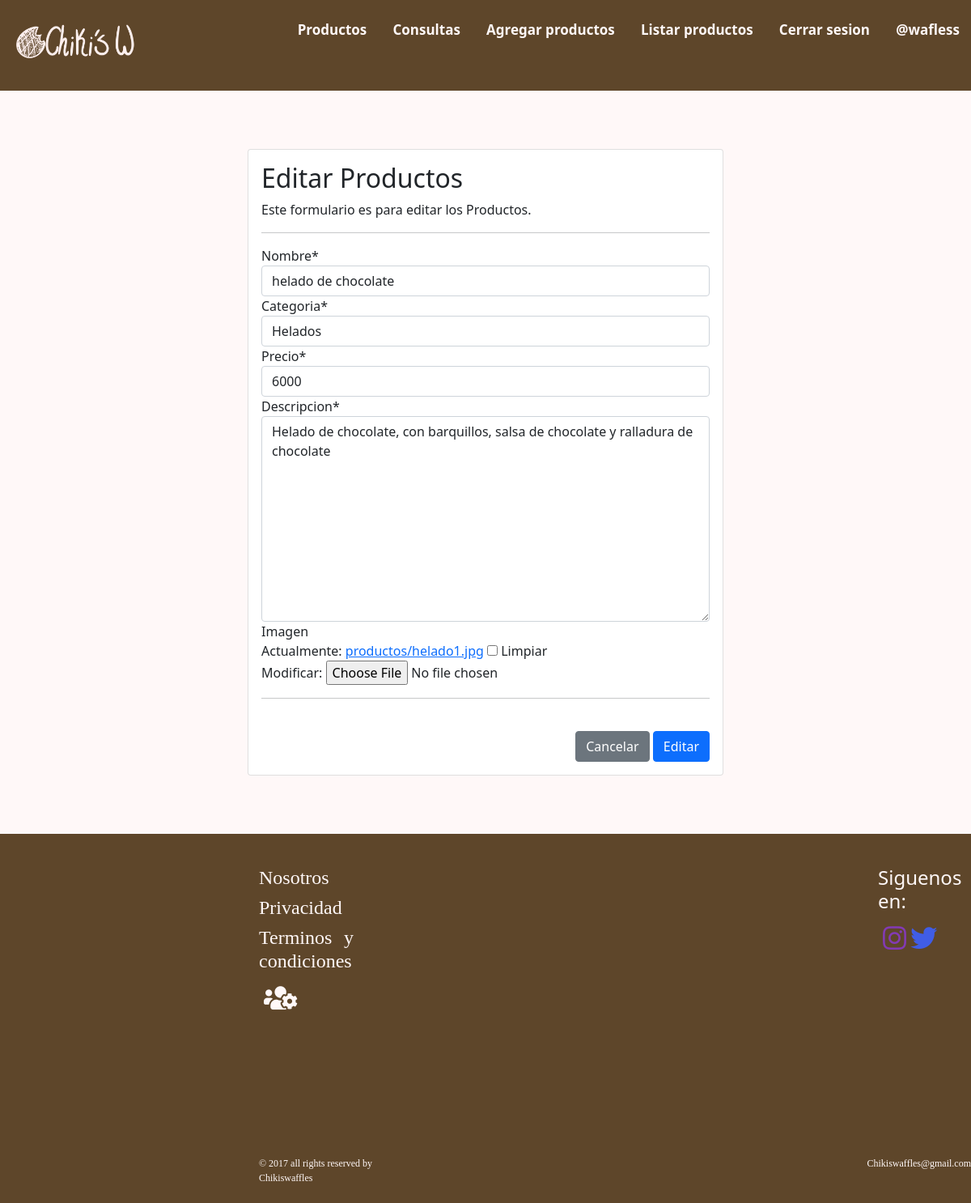
Page /modificar-producto/2/ (signed in) on the committed database.
### myapp/models.py (models this page shows, shortened)
class Productos_w(models.Model):
    nombre = models.CharField(max_length=50)
    categoria = models.ForeignKey(Categorias_w, on_delete=models.PROTECT)
    precio = models.IntegerField()
    descripcion = models.TextField()
    imagen = models.ImageField(upload_to='productos', null=True)

class Categorias_w(models.Model):
    nombre = models.CharField(max_length=50)
    def __str__(self):
        return self.nombre

### myapp/views.py (the view, shortened to what this page needs)
@permission_required('myapp.change_productos_w')
def modificar_producto(request, id):
    producto = get_object_or_404(Productos_w, id=id)
    data = {
        'form': ProductosForm(instance=producto)
    }
    return render(request, 'app/productos/modificar.html', data)

### myapp/forms.py
class ProductosForm(forms.ModelForm):
    nombre = forms.CharField(min_length=3, max_length=50)
    imagen = forms.ImageField(required=False, validators=[
                              MaxSizeFileValidator(max_file_size=16)])
    precio = forms.IntegerField(min_value=1, max_value=1500000)
    class Meta:
        model = Productos_w
        fields = '__all__'
        widgets = {
            'fecha_fabricacion': forms.SelectDateWidget()
        }

### myapp/templates/app/productos/modificar.html (shortened to what this page needs)
{% extends 'app/layout.html' %}
{% load static %}
{% load crispy_forms_tags %}
{% block contenido_principal %}
<br>
<br>
<br>
<div class="row">
    <div class="col-12 col-md-6 offset-md-3">
        <div class="card">
            <div class="card-body">
                <h2>Editar Productos</h2>
                <p>Este formulario es para editar los Productos.</p>
                <hr>
                <form action="" method="post" entype="multipart/form-data">
                    {{ form |crispy }}
                    <hr>
                    <br>
                    <div class="d-flex justify-content-end">
                        <input type="submit" value="Cancelar" class="btn btn-secondary">
                        <input type="submit" value="Editar" class="btn btn-primary">
                    </div>
                </form>
            </div>
        </div>
    </div>
</div>
<br>
<br>
<br>
{% endblock %}

### myapp/templates/app/layout.html (shortened to what this page needs)
<!DOCTYPE html>
<html>
<head>
    {% load static %}
    <link rel="stylesheet" type="text/css" href="{% static 'app/css/styleLayout.css' %}">
    <link rel="stylesheet" href="https://cdnjs.cloudflare.com/ajax/libs/font-awesome/5.15.4/css/all.min.css" />
    <link href="https://cdn.jsdelivr.net/npm/bootstrap@5.0.2/dist/css/bootstrap.min.css" rel="stylesheet"
>
    {% load pwa %}
</head>
<body>
    <div id="principal">
        <header>
            <div>
                <nav class="nav">
                    <div class="logo">
                        <a href="{% url 'index' %}"><img src="{% static 'app/images/chikiswaffles.png' %}"
                                alt="Logo pagina" width="160"></a>
                    </div>
                    <ul>
                        <li><a href="{% url 'productos' %}">Productos</a></li>
                        <li><a href="{% url 'contacto' %}">Consultas</a></li>
                        {% if perms.myapp.add_productos_w %}
                        <li>
                            <a href="{% url 'agregar_producto' %}">Agregar productos</a>
                        </li>
                        {% endif %}
                        {% if perms.myapp.view_productos_w %}
                        <li>
                            <a href="{% url 'listar_producto' %}">Listar productos</a>
                        </li>
                        {% endif %}
                        {% if user.is_authenticated %}
                        <li><a href="{% url 'logout' %}" onclick="cerrarSesion">Cerrar sesion</a>
                        </li>
                        <li><a href="#">@{{ user.username }}</a>
                        </li>
                        {% else %}
                        <li><a href="{% url 'registro' %}">Registrate</a></li>
                        <li><a href="{% url 'login' %}">Iniciar Sesion</a></li>
                        {% endif %}
                    </ul>
                </nav>
            </div>
        </header>
        <div class="contenido_principal">
            {% block contenido_principal %}
            {% endblock contenido_principal %}
        </div>
        <section>
            <footer>
                <div class="contenedorf">
                    <div class="lista1">
                        <ul>
                            <li><a href="#">
                                    <h4>Nosotros</h4>
                                </a></li>
                            <li><a href="#">
                                    <h4>Privacidad</h4>
                                </a></li>
                            <li><a href="#">
                                    <h4>Terminos y condiciones</h4>
                                </a></li>
                            <li><a href="admin/">
                                    <span class="fas fa-users-cog"></span>
                                </a></li>
                        </ul>
                    </div>
                    <div class="redes">
                        <h4>Siguenos en:</h4>
                        <a href="#" class="fab fa-instagram fa-3"></a>
                        <a href="#" class="fab fa-twitter fa-3"></a>
                    </div>
                </div>
                <div class="copy">
                    <div class="nombre">
                        <p>&copy; 2017 all rights reserved by Chikiswaffles</p>
                    </div>
                    <div class="correo">
                        <p>Chikiswaffles@gmail.com</p>
                    </div>
                </div>
            </footer>
        </section>
    </div>
</body>
</html>

### myapp/static/app/css/styleLayout.css (style rules this page uses)
* { margin: 0; padding: 0; box-sizing: content-box; }
body { background-color: #fff8f8; font-family: 'Century Gothic'; width: 100%; height: 100%; }
header { background-color: #5e462a; height: 14vh; width: 100%; background-size: cover; background-repeat: no-repeat; }
.nav { display: flex; justify-content: space-between; }
.logo { padding-left: 1%; padding-top: 1.5%; }
.nav ul { padding-top: 2%; }
.nav ul li { display:inline; }
.nav ul li a { text-decoration:none; font-weight: bold; font-size: 17px; padding:10px 14px; color: rgb(255, 248, 248); padding-top: 2%; }
.contenido_principal { background-color: rgb(255, 248, 248); }
h2 { font-size: 30px; }
h4 { font-size: 15px; }
footer { background-color: rgb(94, 70, 42); height: 57vh; padding: 0; margin: 0; color: rgb(255, 248, 248); }
.contenedorf { display: flex; list-style: none; text-align: justify; }
.contenedorf ul { margin:0; padding:0; margin-top: 5vh; margin-left: 40vh; }
.contenedorf ul li { list-style: none; }
.lista1 a { color: rgb(255, 248, 248); font-family: 'Century Gothic'; font-size: 8px; text-decoration: none; line-height: 50px; }
.redes { margin-top: 5vh; margin-left: 81vh; }
.copy { color: rgb(255, 248, 248); font-family: 'Century Gothic'; font-size: 8px; margin-left: 40vh; margin-top: 20vh; display: flex; }
.nombre { font-size: 12px; margin-left: 0px; }
.correo { font-size: 12px; margin-left: 75vh; }
.fa-twitter { padding: 6px; COLOR: #405DE6; width: 30px; height: 24px; text-align: center; font-size: 33px; text-decoration: none; }
.fa-instagram { padding: 6px; COLOR: #833AB4; width: 30px; height: 24px; text-align: center; font-size: 33px; text-decoration: none; }
.fa-users-cog { padding: 6px; COLOR: rgb(255, 248, 248); width: 30px; height: 24px; text-align: center; font-size: 33px; text-decoration: none; }

### rows in the picture
Productos_w: nombre "helado de chocolate", categoria "Helados", precio "6000", descripcion "Helado de chocolate, con barquillos, salsa de chocolate y ralladura de chocolate"

### other values in the picture
{{ user.username }} "wafless"
